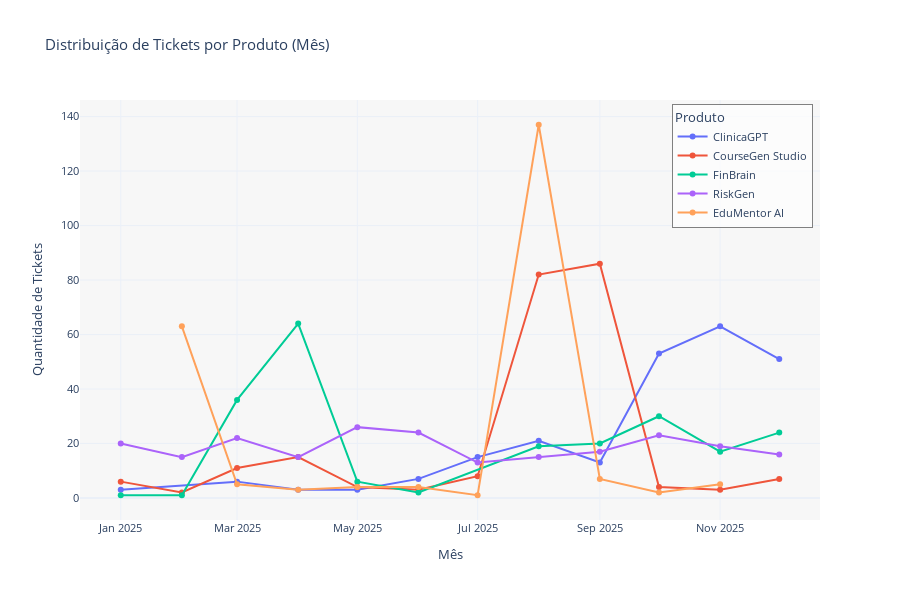

Notebook code cell kept with this figure:
### Code cell
fig_distribuicao = plot_distribuicao_produtos_ano(df_test, mostrar_estatisticas=True)

### Figure 1 — Plotly figure (JSON) as saved in the notebook; plotly's stock layout.template omitted (floating-point values rounded to 4 significant figures)
{"data": [{"hovertemplate": "Produto=ClinicaGPT<br>Mês=%{x}<br>Tickets=%{y}<extra></extra>", "legendgroup": "ClinicaGPT", "line": {"color": "#636efa", "dash": "solid"}, "marker": {"symbol": "circle"}, "mode": "lines+markers", "name": "ClinicaGPT", "orientation": "v", "showlegend": true, "type": "scatter", "x": ["2025-01", "2025-03", "2025-04", "2025-05", "2025-06", "2025-07", "2025-08", "2025-09", "2025-10", "2025-11", "2025-12"], "xaxis": "x", "y": [3, 6, 3, 3, 7, 15, 21, 13, 53, 63, 51], "yaxis": "y"}, {"hovertemplate": "Produto=CourseGen Studio<br>Mês=%{x}<br>Tickets=%{y}<extra></extra>", "legendgroup": "CourseGen Studio", "line": {"color": "#EF553B", "dash": "solid"}, "marker": {"symbol": "circle"}, "mode": "lines+markers", "name": "CourseGen Studio", "orientation": "v", "showlegend": true, "type": "scatter", "x": ["2025-01", "2025-02", "2025-03", "2025-04", "2025-05", "2025-06", "2025-07", "2025-08", "2025-09", "2025-10", "2025-11", "2025-12"], "xaxis": "x", "y": [6, 2, 11, 15, 4, 3, 8, 82, 86, 4, 3, 7], "yaxis": "y"}, {"hovertemplate": "Produto=FinBrain<br>Mês=%{x}<br>Tickets=%{y}<extra></extra>", "legendgroup": "FinBrain", "line": {"color": "#00cc96", "dash": "solid"}, "marker": {"symbol": "circle"}, "mode": "lines+markers", "name": "FinBrain", "orientation": "v", "showlegend": true, "type": "scatter", "x": ["2025-01", "2025-02", "2025-03", "2025-04", "2025-05", "2025-06", "2025-08", "2025-09", "2025-10", "2025-11", "2025-12"], "xaxis": "x", "y": [1, 1, 36, 64, 6, 2, 19, 20, 30, 17, 24], "yaxis": "y"}, {"hovertemplate": "Produto=RiskGen<br>Mês=%{x}<br>Tickets=%{y}<extra></extra>", "legendgroup": "RiskGen", "line": {"color": "#ab63fa", "dash": "solid"}, "marker": {"symbol": "circle"}, "mode": "lines+markers", "name": "RiskGen", "orientation": "v", "showlegend": true, "type": "scatter", "x": ["2025-01", "2025-02", "2025-03", "2025-04", "2025-05", "2025-06", "2025-07", "2025-08", "2025-09", "2025-10", "2025-11", "2025-12"], "xaxis": "x", "y": [20, 15, 22, 15, 26, 24, 13, 15, 17, 23, 19, 16], "yaxis": "y"}, {"hovertemplate": "Produto=EduMentor AI<br>Mês=%{x}<br>Tickets=%{y}<extra></extra>", "legendgroup": "EduMentor AI", "line": {"color": "#FFA15A", "dash": "solid"}, "marker": {"symbol": "circle"}, "mode": "lines+markers", "name": "EduMentor AI", "orientation": "v", "showlegend": true, "type": "scatter", "x": ["2025-02", "2025-03", "2025-04", "2025-05", "2025-06", "2025-07", "2025-08", "2025-09", "2025-10", "2025-11"], "xaxis": "x", "y": [63, 5, 3, 4, 4, 1, 137, 7, 2, 5], "yaxis": "y"}], "layout": {"font": {"size": 11}, "height": 600, "hovermode": "x unified", "legend": {"bgcolor": "rgba(255, 255, 255, 0.7)", "bordercolor": "gray", "borderwidth": 1, "title": {"text": "Produto"}, "tracegroupgap": 0, "x": 0.99, "xanchor": "right", "y": 0.99, "yanchor": "top"}, "plot_bgcolor": "rgba(240, 240, 240, 0.5)", "title": {"text": "Distribuição de Tickets por Produto (Mês)"}, "xaxis": {"anchor": "y", "domain": [0, 1], "title": {"text": "Mês"}}, "yaxis": {"anchor": "x", "domain": [0, 1], "title": {"text": "Quantidade de Tickets"}}}}
